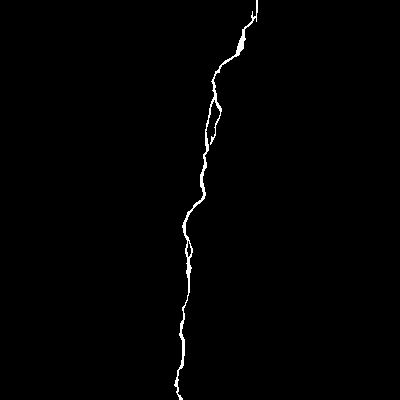
#> input picture Datasets_CrackNex/LCSD/SegmentationClass/LCSD_0095.png, 400 x 400 px, given as the content of the folder Datasets_CrackNex/LCSD/SegmentationClassOLD/, which was not available
$ python convert.py
#> lines starting #> are read from the running program, lines starting #| are printed output that depends on the picture; after the words box and inside, x2 and y2 are one past the last pixel; in counts of white or black regions, pixels touching at a corner belong together
import os
from PIL import Image
import numpy as np

def convert_binary_images_to_indexed(
    input_dir="Datasets_CrackNex/LCSD/SegmentationClassOLD/",
    output_dir="Datasets_CrackNex/LCSD/SegmentationClass/"
):
    """
    Convert all PNG images in 'input_dir' so that 255-valued pixels
    are mapped either to class 1 (if index < 227) or to class 2 (if index >= 227).
    The background remains 0. Then save them as palettized 8-bit images to 'output_dir'.
    """
    os.makedirs(output_dir, exist_ok=True)

    # Create a palette:
    #  - index 0 -> (  0,   0,   0) = black (background)
    #  - index 1 -> (255, 255, 255) = white (normal-light object)
    #  - index 2 -> (255,   0,   0) = red   (low-light object)
    # Extend the palette to 256 * 3 entries
    palette = [
        0,   0,   0,   # index 0
        255, 255, 255, # index 1
        255,   0,   0  # index 2
    ]
    palette += [0, 0, 0] * (256 - 3)

    # Loop over all PNG images in the input directory
    for filename in os.listdir(input_dir):
        if filename.lower().endswith(".png"):
            input_path = os.path.join(input_dir, filename)
            output_path = os.path.join(output_dir, filename)

            # Parse the numeric index from file name "LCSD_XXXX.png"
            base_name = os.path.splitext(filename)[0]  # e.g., "LCSD_0095"
            try:
                index_str = base_name.split('_')[1]     # e.g., "0095"
                index_val = int(index_str)
            except (IndexError, ValueError):
                # If the file name doesn't follow LCSD_XXXX, skip
                print(f"Skipping {filename}: cannot parse index.")
                continue

            # Decide which class should replace 255 based on index
            if index_val < 227:
                object_class = 1  # normal light
            else:
                object_class = 2  # low light

            # 1. Open image and convert to grayscale (1 channel)
            img = Image.open(input_path).convert("L")
#> img: PIL image 400x400 L; 0.79% white in thin lines or dots, all inside (x1, y1, x2, y2) = (174, 0, 258, 400)

            # 2. Convert to numpy array
            data = np.array(img, dtype=np.uint8)

            # 3. Map 255 -> object_class; 0 stays 0
            data[data == 255] = object_class
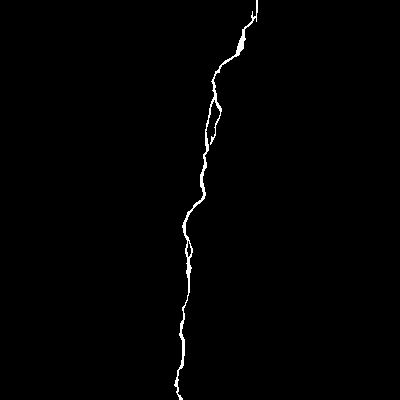
#> data: shape (400, 400); values 0 (black) and 1 (white), 0.79% white in thin lines or dots, all inside (x1, y1, x2, y2) = (174, 0, 258, 400)

            # 4. Convert back to PIL Image, in mode 'P' for palettized
            indexed_img = Image.fromarray(data, mode="P")
#> indexed_img: PIL image 400x400 P; every value is 0

            # 5. Apply the custom palette
            indexed_img.putpalette(palette)
#> indexed_img is the input picture: PIL image 400x400 P; 0.79% white in thin lines or dots, all inside (x1, y1, x2, y2) = (174, 0, 258, 400)

            # 6. Save the result
            indexed_img.save(output_path, optimize=True)
            print(f"Converted and saved: {output_path}")

if __name__ == "__main__":
    convert_binary_images_to_indexed()

$ run again, on Datasets_CrackNex/LCSD/SegmentationClass/LCSD_0102.png
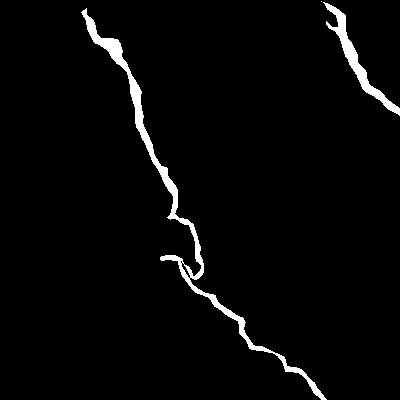
#> input picture Datasets_CrackNex/LCSD/SegmentationClass/LCSD_0102.png, 400 x 400 px, given as the content of the folder Datasets_CrackNex/LCSD/SegmentationClassOLD/, which was not available
#> img: PIL image 400x400 L; 2.9% white; 3 white regions (1 under 20 px), largest, box (x1, y1, x2, y2) and area: (81, 8, 327, 400) 3398, (323, 2, 400, 116) 1225
#> in convert_binary_images_to_indexed, `data[data == 255] = object_class`:
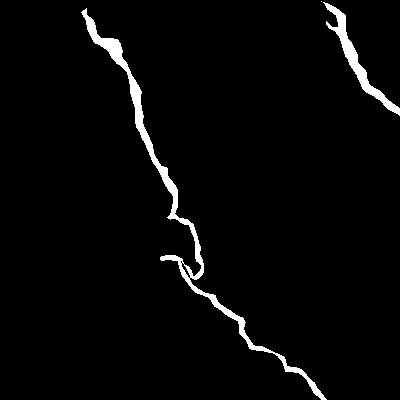
#> data: shape (400, 400); values 0 (black) and 1 (white), 2.9% white; 3 white regions (1 under 20 px), largest, box (x1, y1, x2, y2) and area: (81, 8, 327, 400) 3398, (323, 2, 400, 116) 1225
#> indexed_img: PIL image 400x400 P; every value is 0
#> in convert_binary_images_to_indexed, indexed_img is the input picture: PIL image 400x400 P; 2.9% white; 3 white regions (1 under 20 px), largest, box (x1, y1, x2, y2) and area: (81, 8, 327, 400) 3398, (323, 2, 400, 116) 1225

$ run again, on Datasets_CrackNex/LCSD/SegmentationClass/LCSD_0103.png
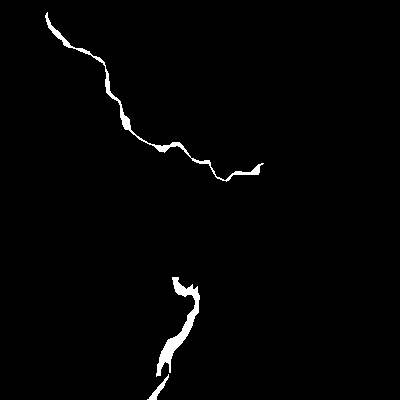
#> input picture Datasets_CrackNex/LCSD/SegmentationClass/LCSD_0103.png, 400 x 400 px, given as the content of the folder Datasets_CrackNex/LCSD/SegmentationClassOLD/, which was not available
#> img: PIL image 400x400 L; 1.4% white; 3 white regions, box (x1, y1, x2, y2) and area: (45, 12, 264, 182) 1071, (156, 277, 200, 377) 1022, (147, 374, 169, 400) 136
#> in convert_binary_images_to_indexed, `data[data == 255] = object_class`:
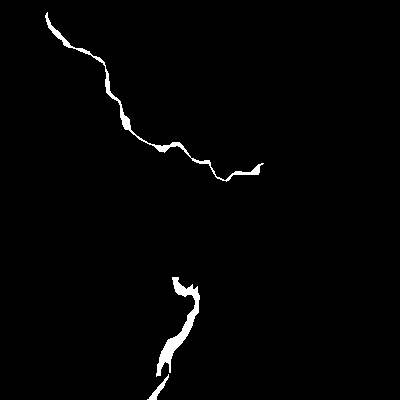
#> data: shape (400, 400); values 0 (black) and 1 (white), 1.4% white; 3 white regions, box (x1, y1, x2, y2) and area: (45, 12, 264, 182) 1071, (156, 277, 200, 377) 1022, (147, 374, 169, 400) 136
#> indexed_img: PIL image 400x400 P; every value is 0
#> in convert_binary_images_to_indexed, indexed_img is the input picture: PIL image 400x400 P; 1.4% white; 3 white regions, box (x1, y1, x2, y2) and area: (45, 12, 264, 182) 1071, (156, 277, 200, 377) 1022, (147, 374, 169, 400) 136
